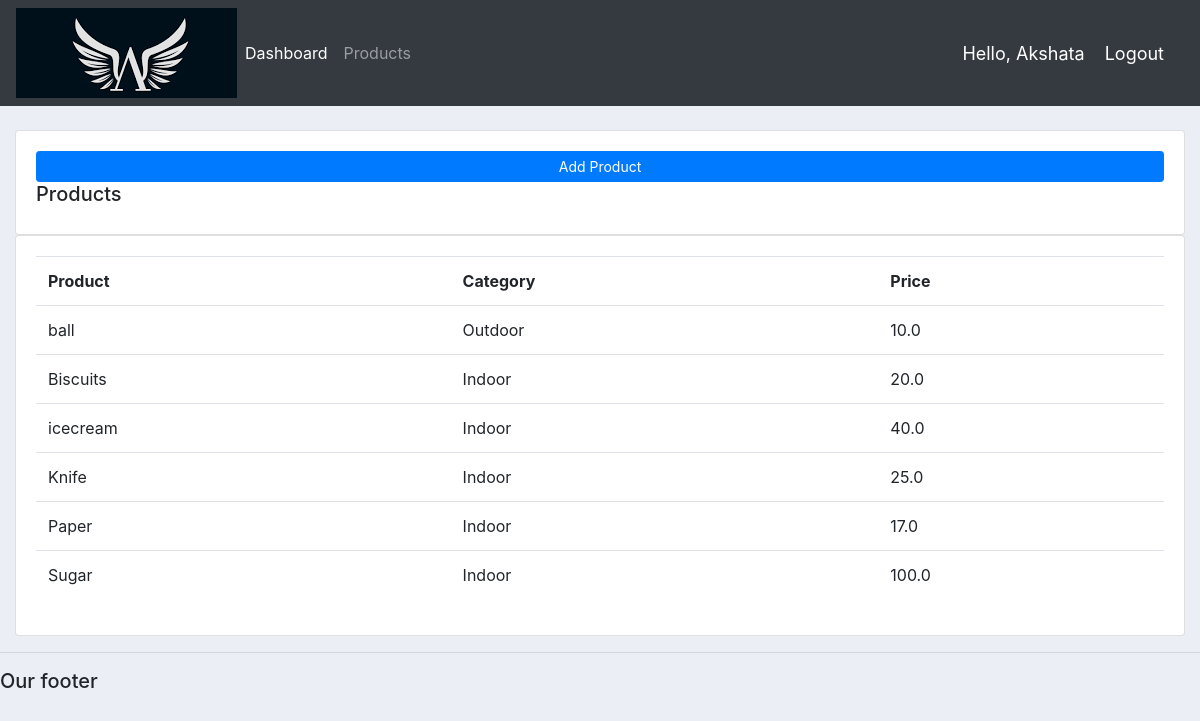
Screenshot of /products/ (signed in) with the database file from the repository.
### accounts/models.py (models this page shows, shortened)
class Product(models.Model):
	CATEGORY = (
			('Indoor', 'Indoor'),
			('Out Door', 'Out Door'),
			)
	name = models.CharField(max_length=200, null=True)
	price = models.FloatField(null=True)
	category = models.CharField(max_length=200, null=True, choices=CATEGORY)
	description = models.CharField(max_length=200, null=True, blank=True)
	date_created = models.DateTimeField(auto_now_add=True, null=True)
	tags = models.ManyToManyField(Tag)

### accounts/views.py (the view)
# urls.py: path('products/', views.products, name='products'),
@login_required(login_url='login')
def products(request):
    products = Product.objects.all()
    return render(request, 'accounts/products.html', {'products': products})

### templates/accounts/products.html
{%  extends 'accounts/main.html' %}
{% block content %}
		<br>
		<div class="row">
			<div class="col-md">
				<div class="card card-body">
					<a class="btn btn-primary  btn-sm btn-block" href="{% url 'add_customer' %}">Add Product</a>
					<h5>Products</h5>
				</div>
				<div class="card card-body">
					<table class="table">
						<tr>
							<th>Product</th>
							<th>Category</th>
							<th>Price</th>
						</tr>
						{% for i in products %}
							<tr>
								<td>{{i.name}}</td>
								<td>{{i.category}}</td>
								<td>{{i.price}}</td>
							</tr>
						{% endfor %}
					</table>
				</div>
			</div>
		</div>
{% endblock content %}

### templates/accounts/navbar.html (shortened to what this page needs)
{% load static %}
<nav class="navbar navbar-expand-lg navbar-dark bg-dark">
 <img src="{% static 'images/logo.png' %}">
  <div class="collapse navbar-collapse" id="navbarNav">
    <ul class="navbar-nav">
      <li class="nav-item active">
        <a class="nav-link" href="{% url 'home' %}">Dashboard</a>
      </li>
      <li class="nav-item">
        <a class="nav-link" href="{% url 'products' %}">Products</a>
      </li>
    </ul>
  </div>
  <span class="hello-msg">Hello, {{request.user}}</span>
  <span ><a  class="hello-msg" href="{% url 'logout' %}">Logout</a></span>
</nav>

### static/css/main.css (style rules this page uses)
body { background-color: #ebeff5; }

### templates/accounts/navbar.html (style rules this page uses)
.hello-msg { font-size: 18px; color: #fff; margin-right: 20px; }

### rows the page displays
Product: name "ball", category "Outdoor", price "10.0"
Product: name "Biscuits", category "Indoor", price "20.0"
Product: name "icecream", category "Indoor", price "40.0"
Product: name "Knife", category "Indoor", price "25.0"
Product: name "Paper", category "Indoor", price "17.0"
Product: name "Sugar", category "Indoor", price "100.0"

### other values shown
{{ request.user }} "Akshata"
